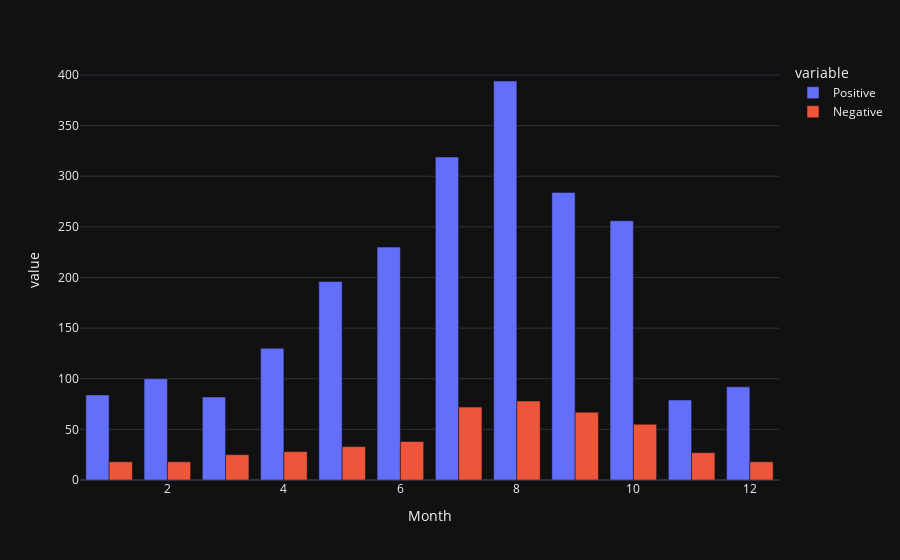

The code cell stored with this chart in its notebook:
### Code cell
fig = px.bar(month_group_sent, x='Month', y=['Positive', 'Negative'], barmode='group', template='plotly_dark')
fig.show()

# so the restaurant opens in April or May and closes on the last day of October, so that's why we see this result

### Figure 1 — Plotly figure (JSON) as saved in the notebook; plotly's stock layout.template omitted (floating-point values rounded to 4 significant figures)
{"data": [{"alignmentgroup": "True", "hovertemplate": "variable=Positive<br>Month=%{x}<br>value=%{y}<extra></extra>", "legendgroup": "Positive", "marker": {"color": "#636efa", "pattern": {"shape": ""}}, "name": "Positive", "offsetgroup": "Positive", "orientation": "v", "showlegend": true, "textposition": "auto", "type": "bar", "x": [1, 2, 3, 4, 5, 6, 7, 8, 9, 10, 11, 12], "xaxis": "x", "y": [84, 100, 82, 130, 196, 230, 319, 394, 284, 256, 79, 92], "yaxis": "y"}, {"alignmentgroup": "True", "hovertemplate": "variable=Negative<br>Month=%{x}<br>value=%{y}<extra></extra>", "legendgroup": "Negative", "marker": {"color": "#EF553B", "pattern": {"shape": ""}}, "name": "Negative", "offsetgroup": "Negative", "orientation": "v", "showlegend": true, "textposition": "auto", "type": "bar", "x": [1, 2, 3, 4, 5, 6, 7, 8, 9, 10, 11, 12], "xaxis": "x", "y": [18, 18, 25, 28, 33, 38, 72, 78, 67, 55, 27, 18], "yaxis": "y"}], "layout": {"barmode": "group", "legend": {"title": {"text": "variable"}, "tracegroupgap": 0}, "margin": {"t": 60}, "xaxis": {"anchor": "y", "domain": [0, 1], "title": {"text": "Month"}}, "yaxis": {"anchor": "x", "domain": [0, 1], "title": {"text": "value"}}}}
